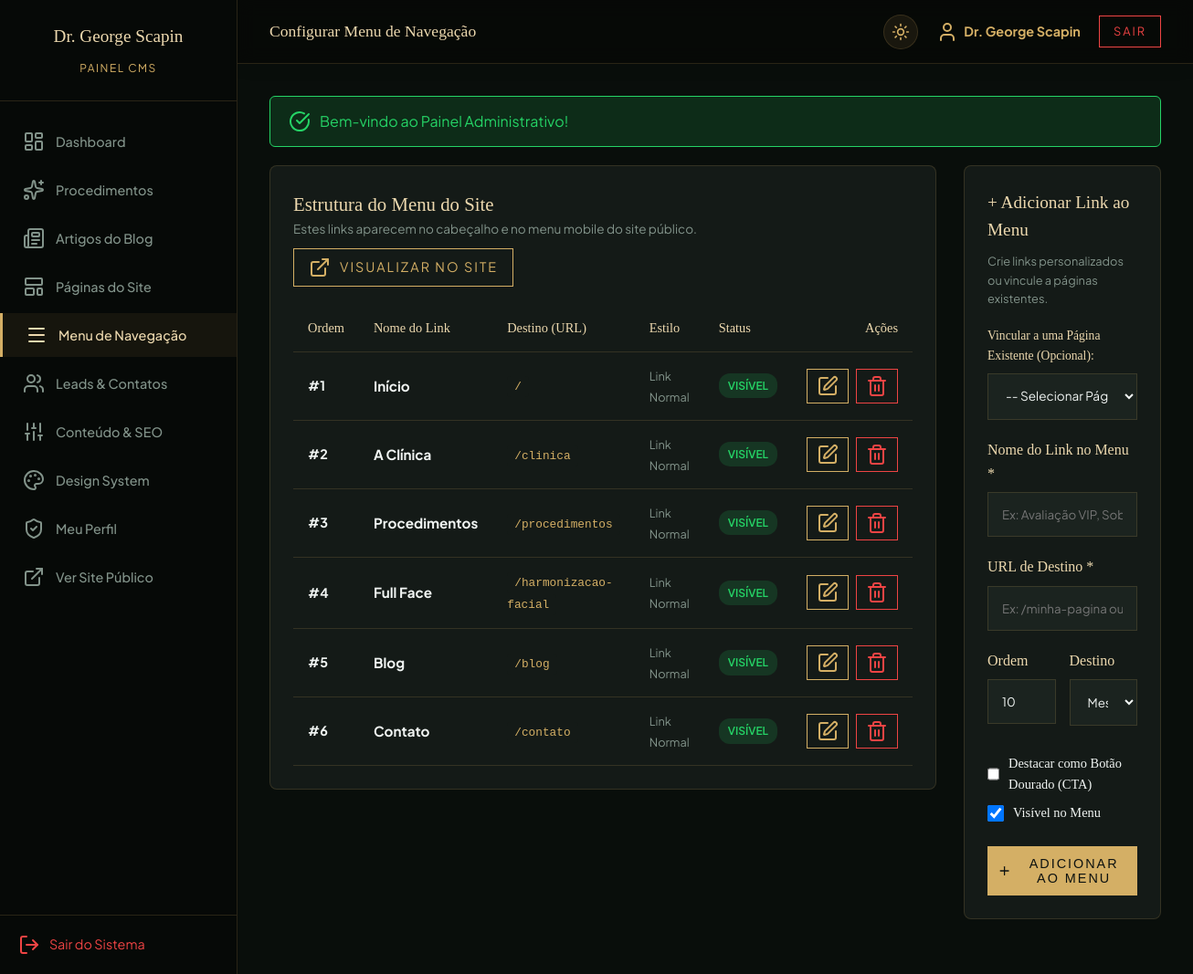
/admin/menu (signed in), run on the app's committed database.
### tables this page shows
CREATE TABLE `menu_items` (
  `id` int NOT NULL AUTO_INCREMENT,
  `label` varchar(100) NOT NULL,
  `url` varchar(255) NOT NULL,
  `target` varchar(20) DEFAULT '_self',
  `sort_order` int DEFAULT '0',
  `is_active` tinyint(1) DEFAULT '1',
  `is_button` tinyint(1) DEFAULT '0',
  `created_at` timestamp NULL DEFAULT CURRENT_TIMESTAMP,
  `updated_at` timestamp NULL DEFAULT CURRENT_TIMESTAMP ON UPDATE CURRENT_TIMESTAMP,
  PRIMARY KEY (`id`)
);

### app/Presentation/Controllers/AdminController.php (called while the page is built, shortened)
<?php
class AdminController
{
    private PDOMenuRepository $menuRepo;
    public function __construct()
    {
        $this->menuRepo = new PDOMenuRepository();
    }
    public function menu(): void
    {
        $menuItems = $this->menuRepo->getAll(false);
        require admin_view_path('menu');
    }
}

### app/helpers.php (called while the page is built, shortened)
<?php
if (!function_exists('url')) {
    function url(string $path = ''): string {
        $path = ltrim($path, '/');
        return '/' . $path;
    }
}

### app/Infrastructure/Database/Connection.php (called while the page is built, shortened)
<?php
class Connection
{
    private static ?PDO $instance = null;
    public static function getInstance(): PDO
    {
        if (self::$instance === null) {
            $config = require __DIR__ . '/../../../config/database.php';
            try {
                $driver = $config['driver'] ?? 'mysql';
                if ($driver === 'sqlite') {
                    $dbPath = $config['database'];
                    self::$instance = new PDO("sqlite:" . $dbPath, null, null, [
                        PDO::ATTR_ERRMODE => PDO::ERRMODE_EXCEPTION,
                        PDO::ATTR_DEFAULT_FETCH_MODE => PDO::FETCH_ASSOC,
                        PDO::ATTR_EMULATE_PREPARES => false
                    ]);
                    self::$instance->exec('PRAGMA foreign_keys = ON;');
                } else {
                    $dsn = "mysql:host={$config['host']};port={$config['port']};dbname={$config['database']};charset={$config['charset']}";
                    self::$instance = new PDO($dsn, $config['username'], $config['password'], [
                        PDO::ATTR_ERRMODE => PDO::ERRMODE_EXCEPTION,
                        PDO::ATTR_DEFAULT_FETCH_MODE => PDO::FETCH_ASSOC,
                        PDO::ATTR_EMULATE_PREPARES => false,
                        PDO::MYSQL_ATTR_INIT_COMMAND => "SET NAMES utf8mb4"
                    ]);
                }
            } catch (PDOException $e) {
                die("Erro na conexão com o banco de dados MySQL: " . $e->getMessage());
            }
        }
        return self::$instance;
    }
}

### app/Infrastructure/Repositories/PDOMenuRepository.php (called while the page is built, shortened)
<?php
class PDOMenuRepository
{
    private PDO $pdo;
    public function __construct()
    {
        $this->pdo = Connection::getInstance();
    }
    public function getAll(bool $onlyActive = false): array
    {
        try {
            $sql = "SELECT * FROM menu_items";
            $sql .= " ORDER BY sort_order ASC, id ASC";
            $stmt = $this->pdo->query($sql);
            return $stmt ? $stmt->fetchAll() : [];
        } catch (\Throwable $e) {
            return [
                ['id' => 1, 'label' => 'Início', 'url' => '/', 'target' => '_self', 'sort_order' => 1, 'is_active' => 1, 'is_button' => 0],
                ['id' => 2, 'label' => 'A Clínica', 'url' => '/clinica', 'target' => '_self', 'sort_order' => 2, 'is_active' => 1, 'is_button' => 0],
                ['id' => 3, 'label' => 'Procedimentos', 'url' => '/procedimentos', 'target' => '_self', 'sort_order' => 3, 'is_active' => 1, 'is_button' => 0],
                ['id' => 4, 'label' => 'Full Face', 'url' => '/harmonizacao-facial', 'target' => '_self', 'sort_order' => 4, 'is_active' => 1, 'is_button' => 0],
                ['id' => 5, 'label' => 'Blog', 'url' => '/blog', 'target' => '_self', 'sort_order' => 5, 'is_active' => 1, 'is_button' => 0],
                ['id' => 6, 'label' => 'Contato', 'url' => '/contato', 'target' => '_self', 'sort_order' => 6, 'is_active' => 1, 'is_button' => 0]
            ];
        }
    }
}

### admin/views/menu.php (the view, shortened to what this page needs)
<div style="display: grid; grid-template-columns: 2fr 1fr; gap: 30px; align-items: start;">
  <div class="admin-card">
    <div style="display: flex; justify-content: space-between; align-items: center; margin-bottom: 20px; flex-wrap: wrap; gap: 10px;">
      <div>
        <h3 style="color: var(--gold-light); font-size: 1.3rem;">Estrutura do Menu do Site</h3>
        <p style="color: var(--text-muted); font-size: 0.85rem;">Estes links aparecem no cabeçalho e no menu mobile do site público.</p>
      </div>
      <a href="<?= url('/') ?>" target="_blank" class="btn-primary" style="padding: 8px 16px;">
        <i data-lucide="external-link" size="14"></i> Visualizar no Site
      </a>
    </div>
    <?php if (empty($menuItems)): ?>
      <p style="color: var(--text-muted); text-align: center; padding: 30px;">Nenhum item configurado no menu ainda.</p>
    <?php else: ?>
      <table class="admin-table">
        <thead>
          <tr>
            <th style="width: 70px;">Ordem</th>
            <th>Nome do Link</th>
            <th>Destino (URL)</th>
            <th>Estilo</th>
            <th>Status</th>
            <th style="text-align: right; width: 140px;">Ações</th>
          </tr>
        </thead>
        <tbody>
          <?php foreach ($menuItems as $item): ?>
            <tr>
              <td>
                <strong>#<?= $item['sort_order'] ?></strong>
              </td>
              <td>
                <strong style="color: var(--text-main); font-size: 0.95rem;"><?= htmlspecialchars($item['label']) ?></strong>
              </td>
              <td>
                <code style="background: var(--bg-light); padding: 4px 8px; border-radius: 4px; font-size: 0.8rem; color: var(--gold-primary);"><?= htmlspecialchars($item['url']) ?></code>
              </td>
              <td>
                <?php if (!empty($item['is_button'])): ?>
                  <span class="badge" style="background: rgba(197, 160, 89, 0.2); color: var(--gold-primary); border: 1px solid var(--gold-primary);">Botão Dourado</span>
                <?php else: ?>
                  <span style="color: var(--text-muted); font-size: 0.8rem;">Link Normal</span>
                <?php endif; ?>
              </td>
              <td>
                <span class="badge <?= $item['is_active'] ? 'badge-success' : 'badge-muted' ?>">
                  <?= $item['is_active'] ? 'Visível' : 'Oculto' ?>
                </span>
              </td>
              <td style="text-align: right;">
                <div style="display: inline-flex; gap: 8px;">
                  <button type="button" onclick="editMenuItem(<?= htmlspecialchars(json_encode($item)) ?>)" class="btn-primary" style="padding: 6px 10px; font-size: 0.75rem;" title="Editar Link">
                    <i data-lucide="edit" size="14"></i>
                  </button>
                  <button type="button" onclick="openConfirmModal({
                    title: 'Remover Link do Menu?',
                    message: 'Deseja realmente remover o link <strong><?= htmlspecialchars(addslashes($item['label'])) ?></strong> da barra de navegação?',
                    actionUrl: '<?= url('/admin/menu/delete/' . $item['id']) ?>',
                    btnText: '<i data-lucide=\'trash-2\' size=\'15\'></i> Sim, Remover do Menu'
                  })" class="btn-primary" style="padding: 6px 10px; font-size: 0.75rem; border-color: #ef4444; color: #ef4444;" title="Excluir Link">
                    <i data-lucide="trash-2" size="14"></i>
                  </button>
                </div>
              </td>
            </tr>
          <?php endforeach; ?>
        </tbody>
      </table>
    <?php endif; ?>
  </div>
  <div class="admin-card">
    <h3 id="formMenuTitle" style="color: var(--gold-light); font-size: 1.2rem; margin-bottom: 8px;">+ Adicionar Link ao Menu</h3>
    <p style="color: var(--text-muted); font-size: 0.8rem; margin-bottom: 20px;">Crie links personalizados ou vincule a páginas existentes.</p>
    <form id="formMenu" method="POST" action="<?= url('/admin/menu/store') ?>">
      <div class="form-group">
        <label for="pageQuickSelect" style="font-size: 0.85rem;">Vincular a uma Página Existente (Opcional):</label>
        <select id="pageQuickSelect" class="form-control" onchange="applyPageQuickSelect(this)" style="font-size: 0.85rem;">
          <option value="">-- Selecionar Página Rápida --</option>
        </select>
      </div>
      <div class="form-group">
        <label for="menu_label">Nome do Link no Menu *</label>
        <input type="text" id="menu_label" name="label" class="form-control" required placeholder="Ex: Avaliação VIP, Sobre Nós">
      </div>
      <div class="form-group">
        <label for="menu_url">URL de Destino *</label>
        <input type="text" id="menu_url" name="url" class="form-control" required placeholder="Ex: /minha-pagina ou https://...">
      </div>
      <div style="display: grid; grid-template-columns: 1fr 1fr; gap: 15px;">
        <div class="form-group">
          <label for="menu_order">Ordem</label>
          <input type="number" id="menu_order" name="sort_order" class="form-control" value="10">
        </div>
        <div class="form-group">
          <label for="menu_target">Destino</label>
          <select id="menu_target" name="target" class="form-control">
            <option value="_self">Mesma Aba (_self)</option>
          </select>
        </div>
      </div>
      <div class="form-group" style="margin-top: 10px;">
        <label style="display: flex; align-items: center; gap: 10px; cursor: pointer; color: var(--text-main); font-size: 0.9rem; margin-bottom: 8px;">
          <input type="checkbox" id="menu_is_button" name="is_button" value="1" style="width: 18px; height: 18px;">
          Destacar como Botão Dourado (CTA)
        </label>
        <label style="display: flex; align-items: center; gap: 10px; cursor: pointer; color: var(--text-main); font-size: 0.9rem;">
          <input type="checkbox" id="menu_is_active" name="is_active" value="1" checked style="width: 18px; height: 18px;">
          Visível no Menu
        </label>
      </div>
      <div style="display: flex; gap: 10px; margin-top: 25px;">
        <button type="submit" id="btnMenuSubmit" class="btn-primary btn-solid" style="flex: 1; justify-content: center; padding: 10px;">
          <i data-lucide="plus" size="16"></i> Adicionar ao Menu
        </button>
      </div>
    </form>
  </div>
</div>
<?php
require __DIR__ . '/../layouts/admin_layout.php';
?>

### public/assets/css/style.css (style rules this page uses)
:root { --bg-color: #060907; --bg-light: #121814; --bg-input: #1a221c; --gold-primary: #C5A059; --gold-light: #E0C38C; --text-main: #F4F4F4; --text-muted: #A0A0A0; --header-bg: rgba(6, 9, 7, 0.95); --header-border: rgba(197, 160, 89, 0.15); --hero-overlay-start: rgba(6,9,7,0.4); --hero-overlay-end: rgba(6,9,7,0.9); --page-header-bg: linear-gradient(to bottom, #121814 0%, #060907 100%); --card-border: rgba(197, 160, 89, 0.1); --card-border-hover: rgba(197, 160, 89, 0.4); --card-bg: #121814; --hero-bg-image: url('./assets/hero.png'); --logo-filter: invert(86%) sepia(18%) saturate(687%) hue-rotate(345deg) brightness(97%) contrast(89%); --font-serif: 'Playfair Display', serif; --font-sans: 'Montserrat', sans-serif; }
* { margin: 0; padding: 0; box-sizing: border-box; }
body { background-color: var(--bg-color); color: var(--text-main); font-family: var(--font-sans); line-height: 1.6; -webkit-font-smoothing: antialiased; overflow-x: hidden; transition: background-color 0.4s ease, color 0.4s ease; }
h1, h2, h3, h4 { font-family: var(--font-serif); font-weight: 400; }
.btn-primary { display: inline-flex; align-items: center; gap: 10px; padding: 15px 35px; background-color: transparent; color: var(--gold-primary); border: 1px solid var(--gold-primary); text-decoration: none; font-size: 0.9rem; letter-spacing: 2px; text-transform: uppercase; transition: all 0.3s; cursor: pointer; }
.btn-solid { background-color: var(--gold-primary); color: var(--bg-color); }
.form-group { margin-bottom: 20px; }
.form-group label { display: block; margin-bottom: 8px; color: var(--gold-light); font-family: var(--font-serif); font-size: 1rem; }
.form-control { width: 100%; padding: 15px; background-color: var(--bg-input); border: 1px solid var(--card-border); color: var(--text-main); font-family: var(--font-sans); transition: border-color 0.3s, background-color 0.3s, color 0.3s; }

### public/assets/css/admin-design-system.css (style rules this page uses)
:root { --font-sans: 'Plus Jakarta Sans', -apple-system, BlinkMacSystemFont, "Segoe UI", Roboto, sans-serif; --font-serif: 'Playfair Display', Georgia, serif; --admin-sidebar-w: 260px; --admin-topbar-h: 68px; --radius-xs: 4px; --radius-sm: 8px; --radius-md: 12px; --radius-lg: 16px; --radius-xl: 24px; --radius-full: 9999px; --transition-fast: 0.15s cubic-bezier(0.4, 0, 0.2, 1); --transition-base: 0.25s cubic-bezier(0.4, 0, 0.2, 1); --transition-smooth: 0.35s cubic-bezier(0.4, 0, 0.2, 1); }
[data-theme="dark"] { --bg-app: #0d1210; --bg-surface: #141a17; --bg-surface-container: #1b231f; --bg-surface-container-high: #232c27; --bg-surface-variant: #28342e; --border-subtle: rgba(255, 255, 255, 0.08); --border-strong: rgba(255, 255, 255, 0.15); --card-border: rgba(197, 160, 89, 0.18); --text-main: #f1f5f3; --text-secondary: #c0ccc5; --text-muted: #82938a; --text-disabled: #54645b; --color-primary: #d4af65; --color-primary-hover: #e0c283; --color-primary-container: rgba(212, 175, 101, 0.15); --color-on-primary: #121814; --color-on-primary-container: #ecd8ae; --gold-primary: #d4af65; --gold-light: #ecd8ae; --bg-color: #0d1210; --bg-light: #141a17; --bg-input: #1b231f; --color-success: #10b981; --color-success-container: rgba(16, 185, 129, 0.15); --color-on-success: #064e3b; --color-error: #f43f5e; --color-error-container: rgba(244, 63, 94, 0.15); --color-on-error: #881337; --color-warning: #f59e0b; --color-warning-container: rgba(245, 158, 11, 0.15); --color-on-warning: #78350f; --color-info: #0ea5e9; --color-info-container: rgba(14, 165, 233, 0.15); --color-on-info: #075985; --elevation-1: 0px 1px 3px rgba(0, 0, 0, 0.4), 0px 1px 2px rgba(0, 0, 0, 0.6); --elevation-2: 0px 4px 12px rgba(0, 0, 0, 0.5); --elevation-3: 0px 8px 24px rgba(0, 0, 0, 0.6); }

### data on the page
menu_items: sort_order "1", label "Início", url "/", is_button "Link Normal", is_active "VISÍVEL"
menu_items: sort_order "2", label "A Clínica", url "/clinica", is_button "Link Normal", is_active "VISÍVEL"
menu_items: sort_order "3", label "Procedimentos", url "/procedimentos", is_button "Link Normal", is_active "VISÍVEL"
menu_items: sort_order "4", label "Full Face", url "/harmonizacao-facial", is_button "Link Normal", is_active "VISÍVEL"
menu_items: sort_order "5", label "Blog", url "/blog", is_button "Link Normal", is_active "VISÍVEL"
menu_items: sort_order "6", label "Contato", url "/contato", is_button "Link Normal", is_active "VISÍVEL"

### other printed values
$pageTitle "Configurar Menu de Navegação"
$user['name'] "Dr. George Scapin"
$msg "Bem-vindo ao Painel Administrativo!"
